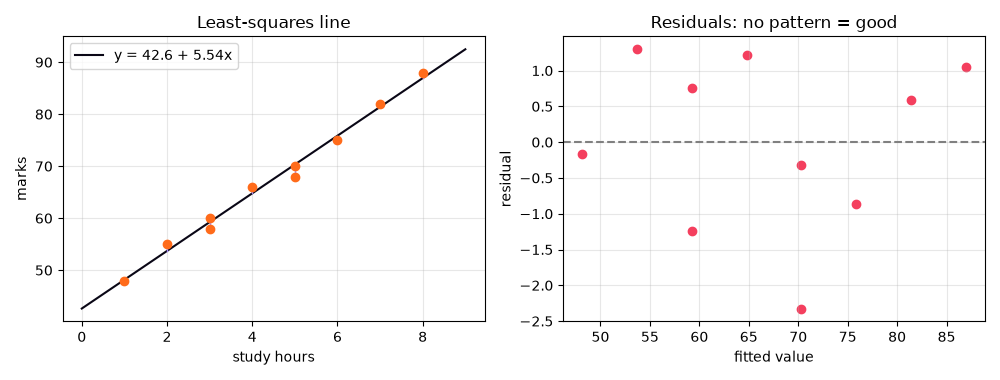

This chart was generated by the following Python code:
"""
Session 3 · Example 3: Simple linear regression with least squares
-----------------------------------------------------------------
Fit  marks = b0 + b1 * hours  using the closed-form least-squares formulas

      b1 = sum((x - x_bar)(y - y_bar)) / sum((x - x_bar)^2)
      b0 = y_bar - b1 * x_bar

then compute fitted values, residuals, SST = SSR + SSE, R^2, the standard
error of the slope, a 95% CI for the slope, and predictions. Compare with
scipy.stats.linregress and save a fit + residual chart (session-03_simple_regression.png).

Run:  python session-03_simple_regression.py
"""
import numpy as np
from scipy import stats
import matplotlib
matplotlib.use("Agg")
import matplotlib.pyplot as plt

x = np.array([2, 3, 5, 1, 4, 6, 7, 3, 5, 8], dtype=float)       # study hours
y = np.array([55, 60, 70, 48, 66, 75, 82, 58, 68, 88], dtype=float)
n = len(x)

# ---- 1. Coefficients ----------------------------------------------------------------
Sxy = ((x - x.mean()) * (y - y.mean())).sum()
Sxx = ((x - x.mean()) ** 2).sum()
b1 = Sxy / Sxx
b0 = y.mean() - b1 * x.mean()
print(f"Sxy = {Sxy:.2f}, Sxx = {Sxx:.2f}")
print(f"Fitted line: marks = {b0:.3f} + {b1:.3f} * hours")
print(f"Meaning: each extra weekly study hour is associated with {b1:.2f} more marks.")

# ---- 2. Goodness of fit -------------------------------------------------------------
y_hat = b0 + b1 * x
resid = y - y_hat
SST = ((y - y.mean()) ** 2).sum()          # total variation
SSR = ((y_hat - y.mean()) ** 2).sum()      # explained by the line
SSE = (resid ** 2).sum()                   # left over (errors)
print(f"\nSST = {SST:.2f} = SSR {SSR:.2f} + SSE {SSE:.2f}")
print(f"R^2 = SSR/SST = {SSR / SST:.4f}")
s = np.sqrt(SSE / (n - 2))                 # residual standard error
se_b1 = s / np.sqrt(Sxx)
t_crit = stats.t.ppf(0.975, n - 2)
print(f"Residual standard error = {s:.3f} marks")
print(f"SE(b1) = {se_b1:.4f}; 95% CI for slope = [{b1 - t_crit * se_b1:.3f}, {b1 + t_crit * se_b1:.3f}]")
print(f"Residuals sum to {resid.sum():.1e} (always ~0 for least squares)")

# ---- 3. Check with SciPy ------------------------------------------------------------
lr = stats.linregress(x, y)
print(f"\nlinregress: slope {lr.slope:.3f}, intercept {lr.intercept:.3f}, r {lr.rvalue:.4f}, "
      f"p {lr.pvalue:.2e}, stderr {lr.stderr:.4f}")

# ---- 4. Prediction (and the danger of extrapolation) --------------------------------
for h in [4.5, 9, 20]:
    pred = b0 + b1 * h
    note = "" if h <= 8 else "  <- extrapolation: outside the observed 1-8 h, treat with caution"
    if pred > 100:
        note = "  <- IMPOSSIBLE: marks cannot exceed 100; the straight line does not hold out here"
    print(f"Predicted marks for {h:>4} h: {b0 + b1 * h:6.1f}{note}")

fig, (a1, a2) = plt.subplots(1, 2, figsize=(10, 3.8))
a1.scatter(x, y, color="#FF6B1A", zorder=3)
xs = np.linspace(0, 9, 50)
a1.plot(xs, b0 + b1 * xs, color="#0A0716", label=f"y = {b0:.1f} + {b1:.2f}x")
for xi, yi, yh in zip(x, y, y_hat):
    a1.plot([xi, xi], [yi, yh], color="#A78BFA", lw=1)          # residual segments
a1.set_xlabel("study hours"); a1.set_ylabel("marks"); a1.set_title("Least-squares line"); a1.legend()
a2.scatter(y_hat, resid, color="#F43F5E"); a2.axhline(0, color="grey", ls="--")
a2.set_xlabel("fitted value"); a2.set_ylabel("residual"); a2.set_title("Residuals: no pattern = good")
for ax in (a1, a2):
    ax.grid(alpha=0.3)
fig.tight_layout(); fig.savefig("session-03_simple_regression.png", dpi=100)
print("Saved chart: session-03_simple_regression.png")
